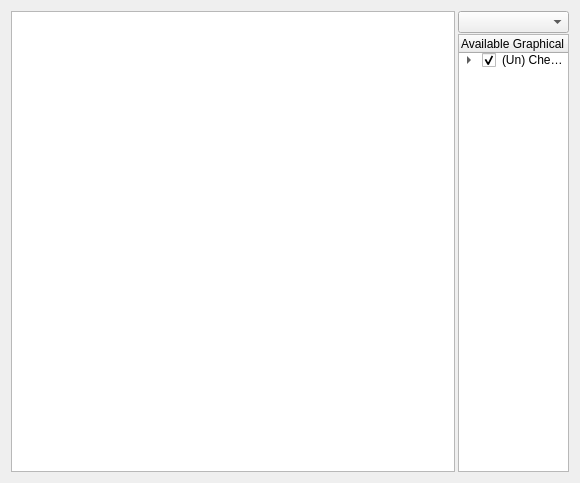
<?xml version="1.0" encoding="UTF-8"?>
<ui version="4.0">
 <class>LocalWorldController</class>
 <widget class="QWidget" name="LocalWorldController">
  <property name="geometry">
   <rect>
    <x>0</x>
    <y>0</y>
    <width>580</width>
    <height>483</height>
   </rect>
  </property>
  <property name="windowTitle">
   <string>Form</string>
  </property>
  <layout class="QGridLayout" name="gridLayout">
   <item row="0" column="0">
    <layout class="QHBoxLayout" name="horizontalLayout" stretch="4,1">
     <property name="spacing">
      <number>3</number>
     </property>
     <item>
      <widget class="QGraphicsView" name="graphicsView"/>
     </item>
     <item>
      <layout class="QVBoxLayout" name="verticalLayout_5">
       <property name="spacing">
        <number>1</number>
       </property>
       <item>
        <widget class="QComboBox" name="comboBox"/>
       </item>
       <item>
        <widget class="QTreeWidget" name="checkTree">
         <column>
          <property name="text">
           <string>Available Graphical Elements</string>
          </property>
         </column>
         <item>
          <property name="text">
           <string>(Un) Check all</string>
          </property>
          <property name="checkState">
           <enum>Checked</enum>
          </property>
          <item>
           <property name="text">
            <string>Estimated Robot Pose</string>
           </property>
           <property name="checkState">
            <enum>Checked</enum>
           </property>
          </item>
          <item>	
           <property name="text">
            <string>Robot Pose Uncertainty</string>
           </property>
           <property name="checkState">
            <enum>Checked</enum>	
           </property>
          </item>
          <item>	
           <property name="text">
            <string>Robot Pose Hypothesis</string>
           </property>
           <property name="checkState">
            <enum>Checked</enum>	
           </property>
          </item>
          <item>
           <property name="text">
            <string>Odometry</string>
           </property>
           <property name="checkState">
            <enum>Checked</enum>
           </property>
          </item>
          <item>
           <property name="text">
            <string>Robot Trace</string>
           </property>
           <property name="checkState">
            <enum>Checked</enum>
           </property>
          </item>
          <item>
           <property name="text">
            <string>Estimated Ball Position</string>
           </property>
           <property name="checkState">
            <enum>Checked</enum>
           </property>
          </item>
          <item>
           <property name="text">
            <string>Ball Observation</string>
           </property>
           <property name="checkState">
            <enum>Checked</enum>
           </property>
          </item>
          <item>
           <property name="text">
            <string>Landmark Observations</string>
           </property>
           <property name="checkState">
            <enum>Checked</enum>
           </property>
          </item>
          <item>
           <property name="text">
            <string>Localization Particles</string>
           </property>
           <property name="checkState">
            <enum>Checked</enum>
           </property>
          </item>
          <item>
           <property name="text">
            <string>Robot View Field Projection</string>
           </property>
           <property name="checkState">
            <enum>Checked</enum>
           </property>
          </item>
          <item>
           <property name="text">
            <string>Walk Commands</string>
           </property>
           <property name="checkState">
            <enum>Checked</enum>
           </property>
          </item>
          <item>
           <property name="text">
            <string>Estimated Teammate Positions</string>
           </property>
           <property name="checkState">
            <enum>Checked</enum>
           </property>     
          </item>
          <item>
           <property name="text">
            <string>Estimated Shared Ball</string>
           </property>
           <property name="checkState">
            <enum>Checked</enum>
           </property>     
          </item>
          <item>
           <property name="text">
            <string>Formation Positions</string>
           </property>
           <property name="checkState">
            <enum>Checked</enum>
           </property>
          </item>
          <item>
           <property name="text">
            <string>PSO Positions</string>
           </property>
           <property name="checkState">
            <enum>Checked</enum>
           </property>
          </item>
          <item>
           <property name="text">
            <string>Mapping BF</string>
           </property>
           <property name="checkState">
            <enum>Checked</enum>
           </property>
          </item>
         </item>
        </widget>
       </item>
      </layout>
     </item>
    </layout>
   </item>
  </layout>
 </widget>
 <resources/>
 <connections/>
</ui>
